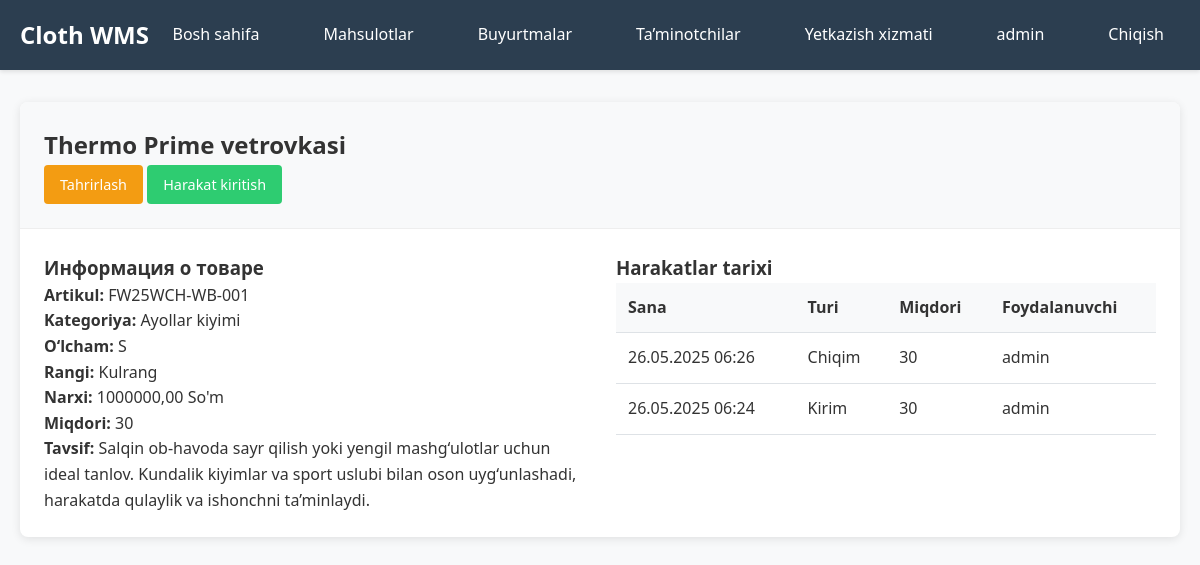
Page /inventory/products/3/ (signed in) on the committed database.
### inventory/models.py (models this page shows, shortened)
class Product(models.Model):
    SIZES = [
        ('XS', 'XS'),
        ('S', 'S'),
        ('M', 'M'),
        ('L', 'L'),
        ('XL', 'XL'),
        ('XXL', 'XXL'),
        ('3/4', '3/4'),
        ('5/6', '5/6'),
        ('7/8', '7/8'),
        ('9/10', '9/10'),
        ('11/12', '11/12'),
        ('13/14', '13/14'),
        ('2/10', '2/10'),
        ('2/20', '2/20'),
    ]
    name = models.CharField(max_length=200, verbose_name="Mahsulot nomi")
    category = models.ForeignKey(Category, on_delete=models.CASCADE, verbose_name="Kategoriya")
    description = models.TextField(blank=True, verbose_name="Tavsif")
    price = models.DecimalField(max_digits=10, decimal_places=2, verbose_name="Narxi")
    size = models.CharField(max_length=10, choices=SIZES, verbose_name="O‘lcham")
    color = models.CharField(max_length=50, verbose_name="Rangi")
    quantity = models.PositiveIntegerField(default=0, verbose_name="Miqdori")
    sku = models.CharField(max_length=50, unique=True, verbose_name="Artikul")
    created_at = models.DateTimeField(auto_now_add=True)
    updated_at = models.DateTimeField(auto_now=True)
    class Meta:
        verbose_name = "Tovar"
        verbose_name_plural = "Tovarlar"

class Category(models.Model):
    name = models.CharField(max_length=100, verbose_name="Kategoriya nomi")
    description = models.TextField(blank=True, verbose_name="Tavsif")
    class Meta:
        verbose_name = "Kategoriya"
        verbose_name_plural = "Kategoriyalar"

class StockMovement(models.Model):
    MOVEMENT_TYPES = [
        ('IN', 'Kirim'),
        ('OUT', 'Chiqim'),
        ('RETURN', 'Qaytma'),
    ]
    product = models.ForeignKey(Product, on_delete=models.CASCADE, verbose_name="Mahsulot")
    movement_type = models.CharField(max_length=10, choices=MOVEMENT_TYPES, verbose_name="Operatsiya turi")
    quantity = models.IntegerField(verbose_name="Miqdori")
    notes = models.TextField(blank=True, verbose_name="Izoh")
    user = models.ForeignKey(User, on_delete=models.CASCADE, verbose_name="Foydalanuvchi")
    created_at = models.DateTimeField(auto_now_add=True)
    class Meta:
        verbose_name = "Mahsulot harakati"
        verbose_name_plural = "Mahsulot harakatlari"

### inventory/views.py (the view)
# urls.py: path('products/<int:pk>/', views.product_detail, name='product_detail'),
@login_required
def product_detail(request, pk):
    product = get_object_or_404(Product, pk=pk)
    movements = StockMovement.objects.filter(product=product).order_by('-created_at')
    context = {
        'product': product,
        'movements': movements,
    }
    return render(request, 'inventory/product_detail.html', context)

### templates/inventory/product_detail.html (shortened to what this page needs)
{% extends 'base.html' %}
{% block content %}
<div class="card">
    <div class="card-header">
        <h2>{{ product.name }}</h2>
        <div>
            <a href="{% url 'inventory:product_edit' product.pk %}" class="btn btn-warning">Tahrirlash</a>
            <a href="{% url 'inventory:stock_movement_create' product.pk %}" class="btn btn-success">Harakat kiritish</a>
        </div>
    </div>
    <div class="card-body">
        <div style="display: grid; grid-template-columns: 1fr 1fr; gap: 2rem;">
            <div>
                <h3>Информация о товаре</h3>
                <p><strong>Artikul:</strong> {{ product.sku }}</p>
                <p><strong>Kategoriya:</strong> {{ product.category.name }}</p>
                <p><strong>O‘lcham:</strong> {{ product.size }}</p>
                <p><strong>Rangi:</strong> {{ product.color }}</p>
                <p><strong>Narxi:</strong> {{ product.price }} So'm </p>
                <p><strong>Miqdori:</strong> {{ product.quantity }}</p>
                <p><strong>Tavsif:</strong> {{ product.description|default:"Не указано" }}</p>
            </div>
            <div>
                <h3>Harakatlar tarixi</h3>
                {% if movements %}
                    <table class="table">
                        <thead>
                            <tr>
                                <th>Sana</th>
                                <th>Turi</th>
                                <th>Miqdori</th>
                                <th>Foydalanuvchi</th>
                            </tr>
                        </thead>
                        <tbody>
                            {% for movement in movements %}
                            <tr>
                                <td>{{ movement.created_at|date:"d.m.Y H:i" }}</td>
                                <td>{{ movement.get_movement_type_display }}</td>
                                <td>{{ movement.quantity }}</td>
                                <td>{{ movement.user.username }}</td>
                            </tr>
                            {% endfor %}
                        </tbody>
                    </table>
                {% else %}
                    <p>Harakatlar topilmadi</p>
                {% endif %}
            </div>
        </div>
    </div>
</div>
{% endblock %}

### templates/base.html (shortened to what this page needs)
<!DOCTYPE html>
<html lang="uz">
<head>
</head>
<body>
    <nav class="navbar">
        <div class="nav-container">
            <a href="{% url 'inventory:dashboard' %}" class="nav-brand">Cloth WMS</a>
            {% if user.is_authenticated %}
                <ul class="nav-links">
                    <li><a href="{% url 'inventory:dashboard' %}">Bosh sahifa</a></li>
                    <li><a href="{% url 'inventory:product_list' %}">Mahsulotlar</a></li>
                    <li><a href="{% url 'orders:order_list' %}">Buyurtmalar</a></li>
                    <li><a href="{% url 'orders:customer_list' %}">Ta’minotchilar</a></li>
                    <li><a href="{% url 'orders:delivery_list' %}">Yetkazish xizmati</a></li>
                    <li><a href="{% url 'accounts:profile' %}">{{ user.username }}</a></li>
                    <li><a href="{% url 'accounts:logout' %}">Chiqish</a></li>
                </ul>
            {% else %}
                <ul class="nav-links">
                    <li><a href="{% url 'accounts:login' %}">Kirish</a></li>
                    <li><a href="{% url 'accounts:register' %}">Ro‘yxatga olish</a></li>
                </ul>
            {% endif %}
        </div>
    </nav>
    <div class="container">
        {% block content %}
        {% endblock %}
    </div>
</body>
</html>

### templates/base.html (style rules this page uses)
* { margin: 0; padding: 0; box-sizing: border-box; }
body { font-family: 'Segoe UI', Tahoma, Geneva, Verdana, sans-serif; background-color: #f8f9fa; color: #333; line-height: 1.6; }
.navbar { background-color: #2c3e50; padding: 1rem 0; box-shadow: 0 2px 4px rgba(0,0,0,0.1); }
.nav-container { max-width: 1200px; margin: 0 auto; padding: 0 20px; display: flex; justify-content: space-between; align-items: center; }
.nav-brand { color: white; font-size: 1.5rem; font-weight: bold; text-decoration: none; }
.nav-links { display: flex; list-style: none; gap: 2rem; }
.nav-links a { color: white; text-decoration: none; padding: 0.5rem 1rem; border-radius: 4px; transition: background-color 0.3s; }
.container { max-width: 1200px; margin: 2rem auto; padding: 0 20px; }
.card { background: white; border-radius: 8px; box-shadow: 0 2px 10px rgba(0,0,0,0.1); margin-bottom: 2rem; }
.card-header { padding: 1.5rem; border-bottom: 1px solid #eee; background-color: #f8f9fa; border-radius: 8px 8px 0 0; }
.card-body { padding: 1.5rem; }
.btn { display: inline-block; padding: 0.5rem 1rem; border: none; border-radius: 4px; text-decoration: none; cursor: pointer; font-size: 0.9rem; transition: all 0.3s; }
.btn-success { background-color: #2ecc71; color: white; }
.btn-warning { background-color: #f39c12; color: white; }
.table { width: 100%; border-collapse: collapse; margin-bottom: 1rem; }
.table th, .table td { padding: 0.75rem; text-align: left; border-bottom: 1px solid #dee2e6; }
.table th { background-color: #f8f9fa; font-weight: 600; }

### rows in the picture
Product: name "Thermo Prime vetrovkasi", sku "FW25WCH-WB-001", category.name "Ayollar kiyimi", size "S", color "Kulrang", price "1000000,00", quantity "30", description "Salqin ob-havoda sayr qilish yoki yengil mashg‘ulotlar uchun ideal tanlov. Kundalik kiyimlar va sport uslubi bilan oson uyg‘unlashadi, harakatda qulaylik va ishonchni ta’minlaydi."
StockMovement: created_at "26.05.2025 06:26", movement_type "Chiqim", quantity "30", user.username "admin"
StockMovement: created_at "26.05.2025 06:24", movement_type "Kirim", quantity "30", user.username "admin"

### other values in the picture
{{ user.username }} "admin"
